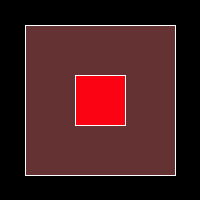
Frame 1 (no input)
Frame 60 (the mouse pressed at the canvas centre just before this capture): identical to frame 1, image omitted
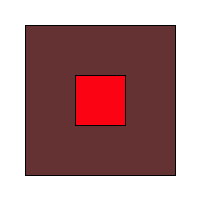
Frame 120 (the mouse held since frame 60 and released just before this capture)

The Processing sketch that drew these frames (run headless with seeded random() and noise(); from frame 60 on, the mouse is pressed at the canvas centre):

// Processing sketch: rectvortexpressed
// ── rectvortexpressed.pde
boolean button = false;

void setup () {
  size (200,200);
   background (0);
   stroke(255);
   rectMode(CENTER);
}

void draw () {
  if (button == true) {               //this means that button equals true
    background (255);
     stroke (0);
     fill (200, 100,100);
     rect (100,100,100,100);
     fill (100, 50,50);
     rect (100,100,150,150);
  } else
        {
     background (0);
     fill (200,0,0);
     rect (100,100,100,100);
     fill (100,50,50);
     rect (100,100,150,150);
        }
     
     
  
  fill (252,3,19);
  rectMode (CENTER);
  rect (width/2, height/2, 50,50);
}

void mousePressed () {
  if ((mouseX > 75) && (mouseX < 125) && (mouseY > 75) && (mouseY < 125)) {
    
    button = !button;   //this means that buttons value is changed (from true to false or from false to true)
    
  }
  
}
